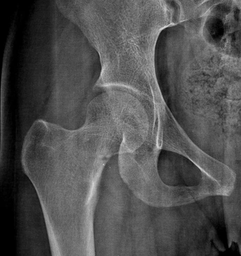
#> input picture notebooks/data/Zona-de-Looser.png, 241 x 256 px, shrunk from 700 x 743 before the run; its folder holds only this picture in this run
$ jupyter execute EliminacionAnomalias.ipynb
#> lines starting #> are read from the running program, lines starting #| are printed output that depends on the picture
# Ejercicio de eliminación de anomalías de la imagen
Autor: Guerrero Deschamps, Raúl
Fecha: 28/06/2021
Asignatura: Percepción Computacional
Notebook: https://nbviewer.jupyter.org/github/raul-guerrero/EliminacionAnomalias/blob/master/notebooks/EliminacionAnomalias.ipynb
GitHub: https://github.com/raul-guerrero/EliminacionAnomalias

## Descripción del problema
La generación y detección de rayos X para la toma de radiografías diagnósticas, debido a que la emisión de los fotones de rayos X desde un cátodo, que atraviesa un cuerpo hacia un ánodo, es un proceso de captación de particulas por naturaleza aleatorias.

De igual forma, las partículas de rayos X, en parte son absorbidas por el cuerpo que las recibe, y otras absorbidas por el detector de imagen, hace que dicho detector capture ruido proveniente tanto de la distribución espacial de las partículas, como de la misma calidad interna del detector, y el sustrato en el cual se imprime lo detectado.

Debido a lo antes mencionado, las variaciones en la señal en exámenes donde se expone un cuerpo a bajos niveles de radiación, genera lo que es conocido como ruido estadístico de tipo "sal y pimienta", lo cual causa la reducción visual, aunque sutil, pero lo suficientemente relevante para potenicalmente causar afectaciones importantes en la confianza del diagnóstico.

## Solución propuesta
Se implementará un filtro de eliminación de ruido estadístico "de mediana" en la señal conocido como "sal y pimienta", el cual debe permitir ajustar la resolución de dicho filtro al cambiar la cantidad de muestras a tomar en cuenta (la máscara) al aplicar el cálculo de mediana en los grupos muestreados pertenecientes a la imagen, así, dependiendo de la cantidad de ruido eliminado por el filtro ajustado manualmente por el usuario, puede decidir hasta qué grado el filtro mejora o empeora la confianza de la evaluación y posterior diagnóstico del paciente.

## Ejecución comentada paso a paso

1. Se incluyen las librerías para leer y escribir imágenes de radiografías en escala de grises, para después implementar y ejecutar el filtro de sal y pimienta.

[cell 1]
import os
import numpy as num
import cv2 as cv
from PIL import Image as im
from IPython.display import display

2. Define una función que muestra en pantalla la radiografía original y la filtrada, para posteriormente hacer el comparativo de los resultados de manera visual.

[cell 2]
# Despliega en el Notebook el nombre de una radiografía a comparar
# y despliega la radiografía antes y después de la corrección
def mostrarComparativaRadiografia(nombre, antes, despues):
    # mostramos las imágenes de antes y después
    print("Imagen " + nombre + "\n")
    print("Antes del filtro:\n")
    display(im.fromarray(antes))
    print("Después del filtro:\n")
    display(im.fromarray(despues))

3. Define la función que implementa el filtro de mediana "sal y pimienta" que permitirá ejecutar dicho filtro sobre una radiografía, y al terminar la aplicación del filtro, mostrará en pantalla los resultados usando la función definida en el paso 2.
El algoritmo requiere que se defina un tamaño de muestra de píxeles para calcular la mediana y hacer la corrección llamado máscara, dicha máscara es configurable a través de los parámetros de la función, lo que permitirá hacer diferences ajustes por el usuario para decidir que resolución del filtro es la más adecuada para el tipo de evaluación requerida.

[cell 3]
# Ejecuta el filtro de mediana en una radiografía, por defecto la máscara de mediana
# es de 3x3 píxeles, pero puede ser ajustado mediante los parámetros
#
# Parámetros:
#
# imagen: es el path del archivo donde está la radiografía
# anchoMascara: es el ancho de la máscara que se usará para sacar la mediana del filtro
# altoMascara: es el alto de la máscara que se usará para sacar la mediana del filtro

def filtroDeMediana(imagen, anchoMascara = 3, altoMascara = 3):

    # Obtener la imagen y su tamaño
#> called with imagen = 'data/Zona-de-Looser.png', anchoMascara = 3, altoMascara = 3
    radiografia = cv.imread(imagen, cv.IMREAD_GRAYSCALE)
#> radiografia is the input picture: shape (256, 241); min 0, max 216, mean 78.8
    ancho, alto = radiografia.shape
#> ancho = 256; alto = 241

    # Se crea una imagen del mismo tamaño en la que se almacenará el resultado
    resultado = num.zeros([ancho, alto])

    # Se aplica el filtro de mediana, la máscara recorrerá la imagen de izquierda a derecha
    # y de arriba a abajo (como se lee y escribe en español)
    for altoPixel in range(alto):
        for anchoPixel in range(ancho):
            mascara = num.zeros(anchoMascara * altoMascara)
            k = 0
            for i in range(anchoMascara):
                for j in range(altoMascara):
                    if anchoPixel + i < ancho - 1 and altoPixel + j < alto - 1:
                        mascara[k] = radiografia[anchoPixel + i, altoPixel + j]
                    # esta validación nos permite llegar al final de la imagen evitando error de out of bounds
                    else:
                        mascara[k] = radiografia[anchoPixel, altoPixel]
                    k += 1

            # Se calcula la mediana de la matriz de pixeles en la máscara
            # y se reemplaza el píxel original por la mediana calculada
            mascara = sorted(mascara)
            resultado[anchoPixel, altoPixel] = mascara[int((len(mascara)) / 2)]
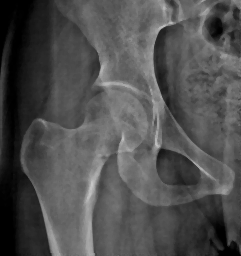
#> resultado: shape (256, 241) float64; min 0, max 197, mean 78.8

    # nos aseguramos que la imagen no contenga tipo Any requerido por OpenCV
    # que todos los valores sean enteros de 8 bits sin signo (escala de grises)
    resultado = resultado.astype(num.uint8)

    #imprimimos la comparativa de la radiografía
    mostrarComparativaRadiografia(imagen, radiografia, resultado)

## Imágenes de ejemplo
Hacemos corrección usando filtro de mediana con una máscara de 3x3.
Para este caso, aunque la resolución de máscara de 3x3 es ideal para la radiografía de cráneo, no tiene el suficiente nivel de corrección para mejorar el nivel de detealle de las demás.

[cell 4]
radiografias = os.listdir("data")
for r in radiografias: filtroDeMediana("data/" + r)

Hacemos corrección usando filtro de mediana con una máscara de 5x5.
El nivel de resolución de máscara de 5x5 píxeles, ayudó a mejorar las radiografías de cráneo, mama y de tórax, pero dejando un nivel de corrección mínimo en la radiografía de la zona de Looser, la cual, al estar lo suficientemente clara por sí sola, es lo suficientemente útil para obtener un buen diagnóstico.

[cell 5]
for r in radiografias: filtroDeMediana("data/" + r, 5, 5)
#> call 2 of filtroDeMediana, with imagen = 'data/Zona-de-Looser.png', anchoMascara = 5, altoMascara = 5
#> after the loop in filtroDeMediana (call 2), `for altoPixel in range(alto):`:
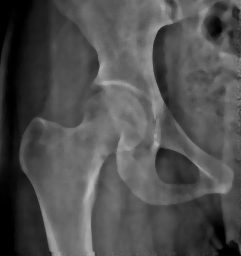
#> resultado: shape (256, 241) float64; min 0, max 184, mean 78.8

Hacemos corrección usando filtro de mediana con una máscara de 9x9.
En este caso, la resolución de 9x9 píxeles de máscara es demasiado grande, al grado que la radiografía de cráneo empieza a perder la calidad sobre los bordes óseos, la de mama aunque se resaltan aun más los conductos lactíferos, se pierde el ligamento suspensorio, la de tórax pierde la marca de la circunferencia de los pulmones, disminuyendo en todas éstas radiografías el nivel de confianza para diagnóstico.
Solamente en este caso, mejora la radiografía de la zona de Looser, al eliminar los trazos de tejido en el fémur, y disminuyendo la sombra de tejidos blandos.

[cell 6]
for r in radiografias: filtroDeMediana("data/" + r, 9, 9)
#> call 3 of filtroDeMediana, with imagen = 'data/Zona-de-Looser.png', anchoMascara = 9, altoMascara = 9
#> after the loop in filtroDeMediana (call 3), `for altoPixel in range(alto):`:
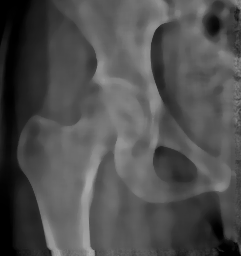
#> resultado: shape (256, 241) float64; min 0, max 172, mean 78.9
